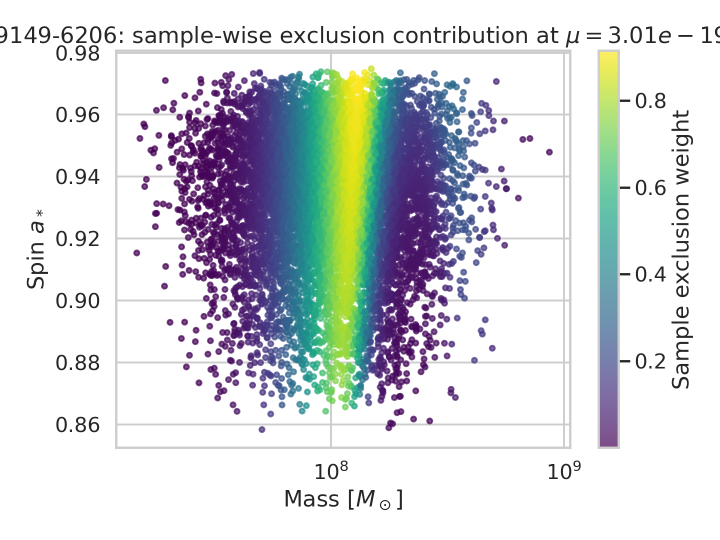
#> input picture data/runs/Astronomy_000_20260414_113238/workspace/report/images/heatmap_iras_09149_6206.png, 1440 x 1080 px, given in place of equation.png, which was not available (shown at 1/2 size)
$ python analyze_unified_ar_framework.py
#> lines starting #> are read from the running program, lines starting #| are printed output that depends on the picture; after the words box and inside, x2 and y2 are one past the last pixel; in counts of white or black regions, pixels touching at a corner belong together; pictures that were not available may be replaced by others from this repository, and a replacement may not be noted
import json
import math
from pathlib import Path

import cv2
import matplotlib.pyplot as plt
import numpy as np
from PIL import Image


ROOT = Path(__file__).resolve().parents[1]
DATA_DIR = ROOT / "data"
OUTPUT_DIR = ROOT / "outputs"
REPORT_IMG_DIR = ROOT / "report" / "images"


def ensure_dirs():
    OUTPUT_DIR.mkdir(parents=True, exist_ok=True)
    REPORT_IMG_DIR.mkdir(parents=True, exist_ok=True)


def load_image(path: Path):
    rgb = np.array(Image.open(path).convert("RGB"))
    gray = cv2.cvtColor(rgb, cv2.COLOR_RGB2GRAY)
    return rgb, gray


def edge_density(gray: np.ndarray) -> float:
    edges = cv2.Canny(gray, 100, 200)
    return float(edges.mean() / 255.0), edges


def grayscale_entropy(gray: np.ndarray) -> float:
    hist = cv2.calcHist([gray], [0], None, [256], [0, 256]).ravel()
    hist = hist / hist.sum()
    hist = hist[hist > 0]
    return float(-(hist * np.log2(hist)).sum())


def connected_components(gray: np.ndarray):
    blur = cv2.GaussianBlur(gray, (5, 5), 0)
    thr = cv2.threshold(
        blur, 0, 255, cv2.THRESH_BINARY_INV + cv2.THRESH_OTSU
    )[1]
    num_labels, labels, stats, _ = cv2.connectedComponentsWithStats(thr, 8)
    areas = stats[1:, cv2.CC_STAT_AREA] if num_labels > 1 else np.array([])
    valid = areas[(areas >= 10) & (areas <= 20000)]
    return thr, int(valid.size), valid.tolist()


def patch_grid_metrics(gray: np.ndarray, grid=(8, 8)):
    h, w = gray.shape
    gh, gw = grid
    patch_h = h // gh
    patch_w = w // gw
    patch_means = []
    patch_stds = []
    for i in range(gh):
        for j in range(gw):
            patch = gray[i * patch_h : (i + 1) * patch_h, j * patch_w : (j + 1) * patch_w]
            patch_means.append(float(patch.mean()))
            patch_stds.append(float(patch.std()))
    return {
        "mean_std": float(np.std(patch_means)),
        "texture_mean": float(np.mean(patch_stds)),
        "texture_std": float(np.std(patch_stds)),
        "patch_means": patch_means,
        "patch_stds": patch_stds,
    }


def colorfulness(rgb: np.ndarray) -> float:
    rg = np.abs(rgb[:, :, 0].astype(np.float32) - rgb[:, :, 1].astype(np.float32))
    yb = np.abs(
        0.5 * (rgb[:, :, 0].astype(np.float32) + rgb[:, :, 1].astype(np.float32))
        - rgb[:, :, 2].astype(np.float32)
    )
    std_rg, std_yb = rg.std(), yb.std()
    mean_rg, mean_yb = rg.mean(), yb.mean()
    return float(math.sqrt(std_rg**2 + std_yb**2) + 0.3 * math.sqrt(mean_rg**2 + mean_yb**2))


def image_metrics(path: Path):
    rgb, gray = load_image(path)
#> in load_image, `gray = cv2.cvtColor(rgb, cv2.COLOR_RGB2GRAY)`:
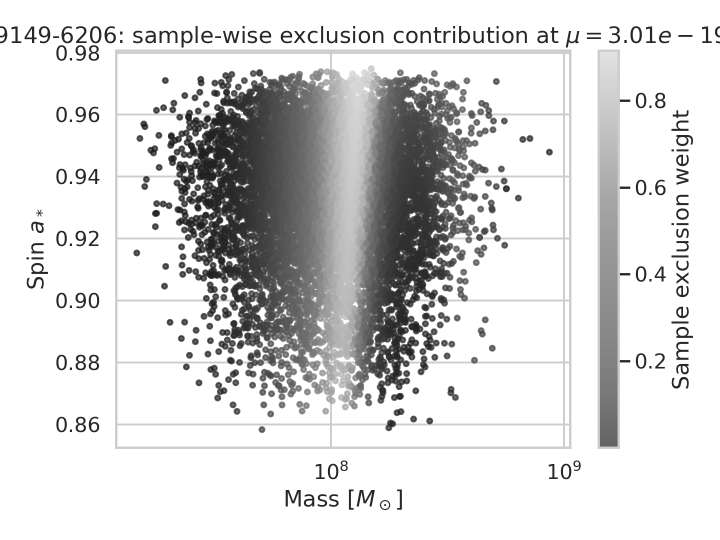
#> gray: shape (1080, 1440) (shown at 1/2 size); min 30, max 255, mean 217.2
    e_density, edges = edge_density(gray)
#> in edge_density, `edges = cv2.Canny(gray, 100, 200)`:
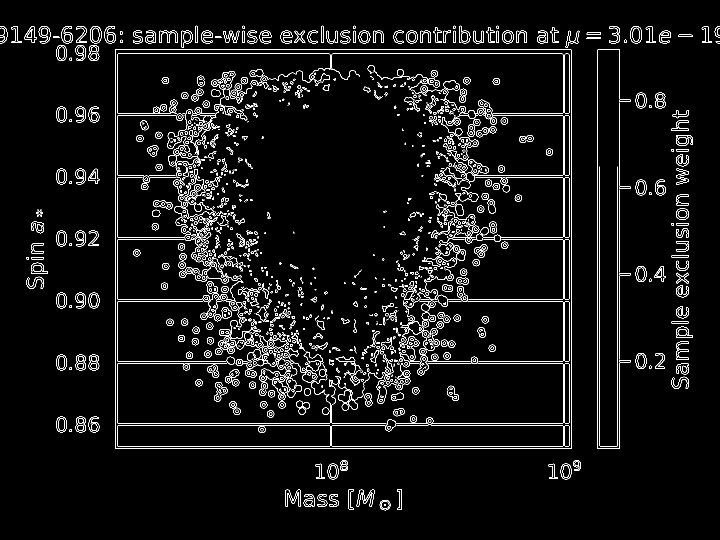
#> edges: shape (1080, 1440) (shown at 1/2 size); 4.7% white in thin lines or dots, all inside (x1, y1, x2, y2) = (0, 51, 1440, 1021)
    thr, cc_count, cc_areas = connected_components(gray)
    patch = patch_grid_metrics(gray)
    metrics = {
        "file": path.name,
        "width": int(rgb.shape[1]),
        "height": int(rgb.shape[0]),
        "aspect_ratio": float(rgb.shape[1] / rgb.shape[0]),
        "mean_intensity": float(gray.mean()),
        "std_intensity": float(gray.std()),
        "entropy": grayscale_entropy(gray),
        "edge_density": e_density,
        "connected_components_est": cc_count,
        "component_area_mean": float(np.mean(cc_areas)) if cc_areas else 0.0,
        "component_area_std": float(np.std(cc_areas)) if cc_areas else 0.0,
        "patch_mean_dispersion": patch["mean_std"],
        "patch_texture_mean": patch["texture_mean"],
        "patch_texture_std": patch["texture_std"],
        "colorfulness": colorfulness(rgb),
    }
    return metrics, rgb, gray, edges, thr, patch


def score_understanding_difficulty(metrics):
    score = (
        0.25 * metrics["edge_density"]
        + 0.20 * (metrics["connected_components_est"] / 120.0)
        + 0.20 * (metrics["patch_texture_mean"] / 80.0)
        + 0.15 * (metrics["entropy"] / 8.0)
        + 0.20 * (metrics["aspect_ratio"] / 3.5)
    )
    return float(min(1.0, max(0.0, score)))


def score_generation_difficulty(metrics):
    score = (
        0.30 * (metrics["colorfulness"] / 180.0)
        + 0.25 * (metrics["patch_texture_mean"] / 80.0)
        + 0.20 * (metrics["patch_mean_dispersion"] / 90.0)
        + 0.10 * metrics["edge_density"]
        + 0.15 * (metrics["entropy"] / 8.0)
    )
    return float(min(1.0, max(0.0, score)))


def save_image_overview(results):
    fig, axes = plt.subplots(len(results), 4, figsize=(16, 8))
    if len(results) == 1:
        axes = np.expand_dims(axes, axis=0)
    for row, result in enumerate(results):
        axes[row, 0].imshow(result["rgb"])
        axes[row, 0].set_title(f'{result["name"]}: RGB')
        axes[row, 1].imshow(result["gray"], cmap="gray")
        axes[row, 1].set_title("Grayscale")
        axes[row, 2].imshow(result["edges"], cmap="magma")
        axes[row, 2].set_title("Canny edges")
        axes[row, 3].imshow(result["threshold"], cmap="gray")
        axes[row, 3].set_title("Binarized structure")
        for col in range(4):
            axes[row, col].axis("off")
    fig.tight_layout()
    fig.savefig(REPORT_IMG_DIR / "data_overview.png", dpi=180)
    plt.close(fig)


def save_difficulty_plot(summary):
    names = [item["file"] for item in summary]
    understand = [item["understanding_difficulty"] for item in summary]
    generate = [item["generation_difficulty"] for item in summary]
    x = np.arange(len(names))
    width = 0.35
    fig, ax = plt.subplots(figsize=(8, 5))
    ax.bar(x - width / 2, understand, width=width, label="Understanding")
    ax.bar(x + width / 2, generate, width=width, label="Generation")
    ax.set_xticks(x)
    ax.set_xticklabels(names)
    ax.set_ylim(0, 1.05)
    ax.set_ylabel("Relative difficulty score")
    ax.set_title("Local task difficulty estimated from image structure")
    ax.legend()
    fig.tight_layout()
    fig.savefig(REPORT_IMG_DIR / "difficulty_comparison.png", dpi=180)
    plt.close(fig)


def save_architecture_tradeoff_plot():
    systems = [
        ("LLaVA-style\nsingle encoder", 0.86, 0.18, 0.30),
        ("Chameleon-style\nearly fusion", 0.74, 0.72, 0.92),
        ("LlamaGen-style\nAR generator", 0.22, 0.94, 0.84),
        ("Proposed DVE-AR", 0.79, 0.83, 0.88),
    ]
    fig, ax = plt.subplots(figsize=(7, 6))
    for name, understand, generate, unify in systems:
        ax.scatter(understand, generate, s=700 * unify, alpha=0.75)
        ax.text(understand + 0.01, generate + 0.01, name, fontsize=9)
    ax.set_xlim(0, 1.0)
    ax.set_ylim(0, 1.0)
    ax.set_xlabel("Understanding suitability")
    ax.set_ylabel("Generation suitability")
    ax.set_title("Literature-grounded trade-off map")
    ax.grid(alpha=0.25)
    fig.tight_layout()
    fig.savefig(REPORT_IMG_DIR / "architecture_tradeoffs.png", dpi=180)
    plt.close(fig)


def save_component_plot():
    components = [
        ("Frozen contrastive vision encoder", 0.80, 0.70),
        ("Discrete image tokenizer", 0.72, 0.85),
        ("Shared AR transformer core", 0.90, 0.88),
        ("Mode router / adapter", 0.68, 0.66),
    ]
    names = [c[0] for c in components]
    benefit = [c[1] for c in components]
    risk = [c[2] for c in components]
    x = np.arange(len(names))
    fig, ax = plt.subplots(figsize=(10, 5))
    ax.plot(x, benefit, marker="o", linewidth=2, label="Expected benefit")
    ax.plot(x, risk, marker="s", linewidth=2, label="Implementation complexity")
    ax.set_xticks(x)
    ax.set_xticklabels(names, rotation=15, ha="right")
    ax.set_ylim(0.5, 1.0)
    ax.set_ylabel("Relative score")
    ax.set_title("Proposed decoupled framework component analysis")
    ax.legend()
    fig.tight_layout()
    fig.savefig(REPORT_IMG_DIR / "component_analysis.png", dpi=180)
    plt.close(fig)


def main():
    ensure_dirs()

    paths = [DATA_DIR / "equation.png", DATA_DIR / "doge.png"]
    summary = []
    rich_results = []

    for path in paths:
        metrics, rgb, gray, edges, thr, patch = image_metrics(path)
#> in image_metrics, `e_density, edges = edge_density(gray)`: e_density = 0.0466
#> in connected_components, `thr = cv2.threshold( blur, 0, 255, cv2.THRESH_BINARY_INV + cv2.THRESH_..`:
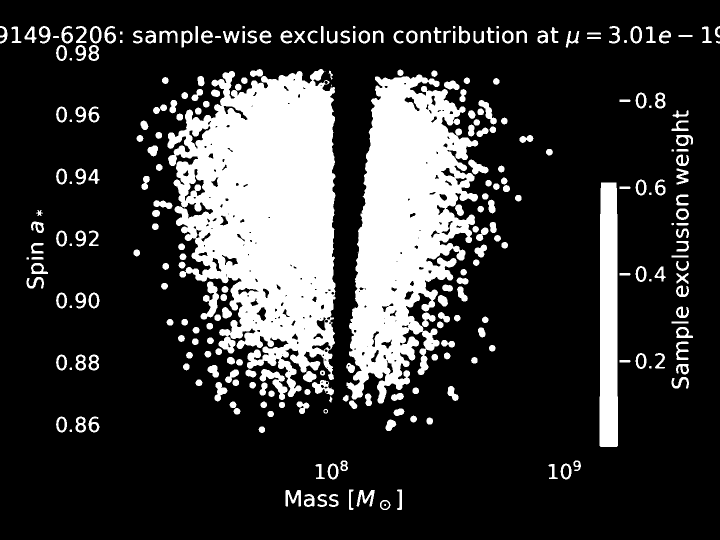
#> thr: shape (1080, 1440) (shown at 1/2 size); 20.8% white; 287 white regions (3 under 20 px), largest, box (x1, y1, x2, y2) and area: (335, 138, 671, 794) 141501, (693, 149, 957, 807) 99023, (1199, 365, 1236, 894) 18563
#> in connected_components, `num_labels, labels, stats, _ = cv2.connectedComponentsWithStats(thr, 8)`:
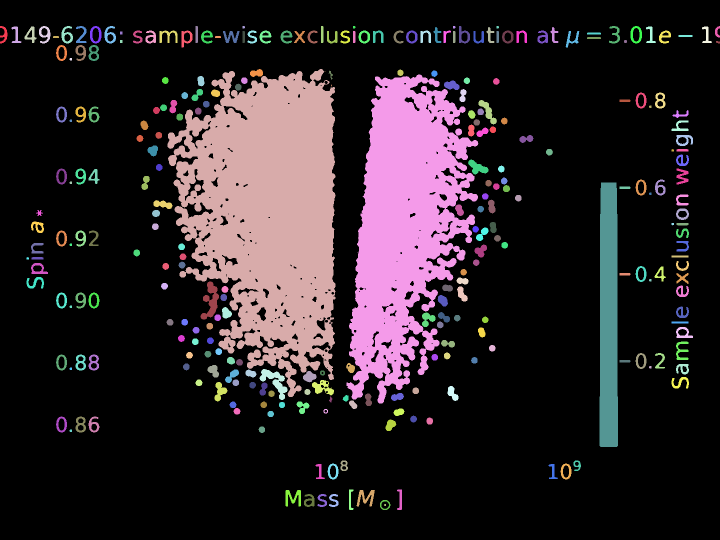
#> labels: shape (1080, 1440) int32 (shown at 1/2 size); 288 distinct labels, from 0 to 287; one colour per label, 0 black
#> in connected_components, `num_labels, labels, stats, _ = cv2.connectedComponentsWithStats(thr, 8)`: num_labels = 288; stats = 288 rows, first 6: [0, 0, 1440, 1080, 1231884], [0, 52, 15, 35, 257], [23, 53, 20, 33, 256], [49, 53, 24, 33, 338], [78, 52, 23, 35, 392], [123, 52, 23, 35, 392]
#> in connected_components, `areas = stats[1:, cv2.CC_STAT_AREA] if num_labels > 1 else np.array([])`: areas = 287 values, max 141501 at index 66, min 1 at index 70, mean 1126.5
#> in connected_components, `valid = areas[(areas >= 10) & (areas <= 20000)]`: valid = 283 values, max 18563 at index 127, min 14 at index 282, mean 292.5
#> in image_metrics, `thr, cc_count, cc_areas = connected_components(gray)`: cc_count = 283; cc_areas has the same summary as valid in connected_components
#> after the loop in patch_grid_metrics, `for i in range(gh):`: patch_means = 64 values, max 255 at index 55, min 73.75 at index 18, mean 217.2; patch_stds = 64 values, max 91.81 at index 10, min 0 at index 55, mean 43.04
#> in image_metrics, `patch = patch_grid_metrics(gray)`: patch = 5 items
#> in grayscale_entropy, `hist = cv2.calcHist([gray], [0], None, [256], [0, 256]).ravel()`: hist = 256 values, max 1121515 at index 255, min 0 at index 0, mean 6075
#> in grayscale_entropy, `hist = hist / hist.sum()`: hist = 256 values, max 0.721 at index 255, min 0 at index 0, mean 0.00391
#> in grayscale_entropy, `hist = hist[hist > 0]`: hist = 226 values, max 0.721 at index 225, min 4.44e-05 at index 0, mean 0.00442
#> in colorfulness, `yb = np.abs( 0.5 * (rgb[:, :, 0].astype(np.float32) + rgb[:, :, 1].ast..`:
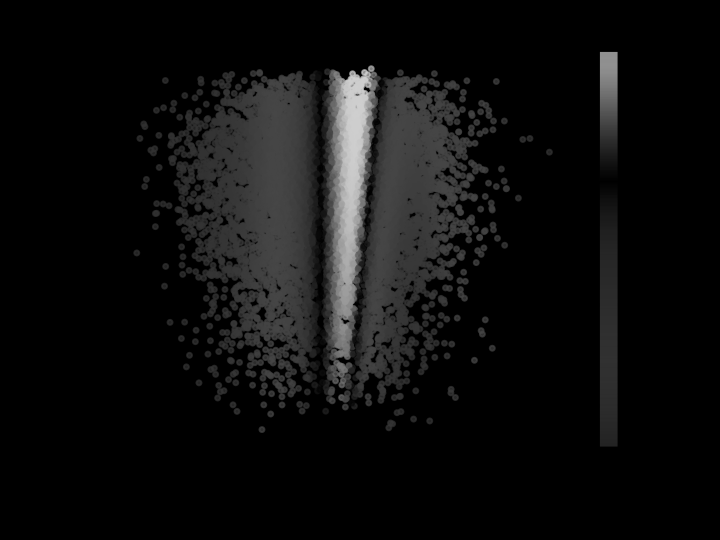
#> yb: shape (1080, 1440) float32 (shown at 1/2 size); min 0, max 208, mean 13.7
#> in colorfulness, `std_rg, std_yb = rg.std(), yb.std()`: std_rg = 26.45; std_yb = 31.19
#> in colorfulness, `mean_rg, mean_yb = rg.mean(), yb.mean()`: mean_rg = 11.13; mean_yb = 13.71
#> metrics = 15 items; patch = 5 items
        metrics["understanding_difficulty"] = score_understanding_difficulty(metrics)
#> in score_understanding_difficulty, `score = ( 0.25 * metrics["edge_density"] + 0.20 * (metrics["connected_..`: score = 0.721
        metrics["generation_difficulty"] = score_generation_difficulty(metrics)
#> in score_generation_difficulty, `score = ( 0.30 * (metrics["colorfulness"] / 180.0) + 0.25 * (metrics["..`: score = 0.379
        summary.append(metrics)
        rich_results.append(
            {
                "name": path.stem,
                "rgb": rgb,
                "gray": gray,
                "edges": edges,
                "threshold": thr,
                "patch": patch,
            }
        )

    architecture_summary = {
        "problem": "Unified autoregressive multimodal model with decoupled visual encoding",
        "design_principles": [
            "Use a frozen or slowly-trainable contrastive visual encoder for understanding tokens.",
            "Use a discrete image tokenizer for generation tokens.",
            "Project both token streams into one autoregressive transformer vocabulary space.",
            "Switch between understanding and generation via task prefixes and mode-specific adapters.",
        ],
        "evidence_links": {
            "Chameleon": "Unified AR mixed-modal transformer is viable but OCR-heavy scenes remain weak.",
            "LLaVA": "Encoder-decoder coupling is strong for understanding but does not directly support generation.",
            "SigLIP": "Pairwise contrastive alignment is efficient and suitable for a decoupled visual encoder.",
            "LlamaGen": "Pure AR image token generation scales well with discrete image tokenizers.",
        },
    }

    with open(OUTPUT_DIR / "image_metrics.json", "w", encoding="utf-8") as f:
        json.dump(summary, f, indent=2)

    with open(OUTPUT_DIR / "architecture_summary.json", "w", encoding="utf-8") as f:
        json.dump(architecture_summary, f, indent=2)

    save_image_overview(rich_results)
#> the loop in save_image_overview, `for row, result in enumerate(results):` made 2 passes
#> row on passes 1 to 2: 0, 1
    save_difficulty_plot(summary)
#> in save_difficulty_plot, `names = [item["file"] for item in summary]`: names = ['equation.png', 'doge.png']
#> in save_difficulty_plot, `understand = [item["understanding_difficulty"] for item in summary]`: understand = [0.721, 0.233]
#> in save_difficulty_plot, `generate = [item["generation_difficulty"] for item in summary]`: generate = [0.379, 0.221]
#> in save_difficulty_plot, `x = np.arange(len(names))`: x = [0, 1]
    save_architecture_tradeoff_plot()
#> in save_architecture_tradeoff_plot, `fig.savefig(REPORT_IMG_DIR / "architecture_tradeoffs.png", dpi=180)`:
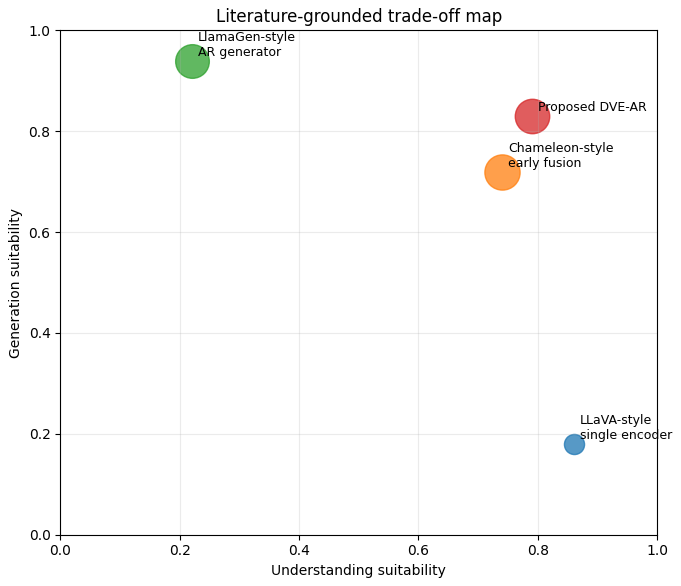
#> figure drawn by matplotlib, 1 panel
    save_component_plot()
#> in save_component_plot, `fig.savefig(REPORT_IMG_DIR / "component_analysis.png", dpi=180)`:
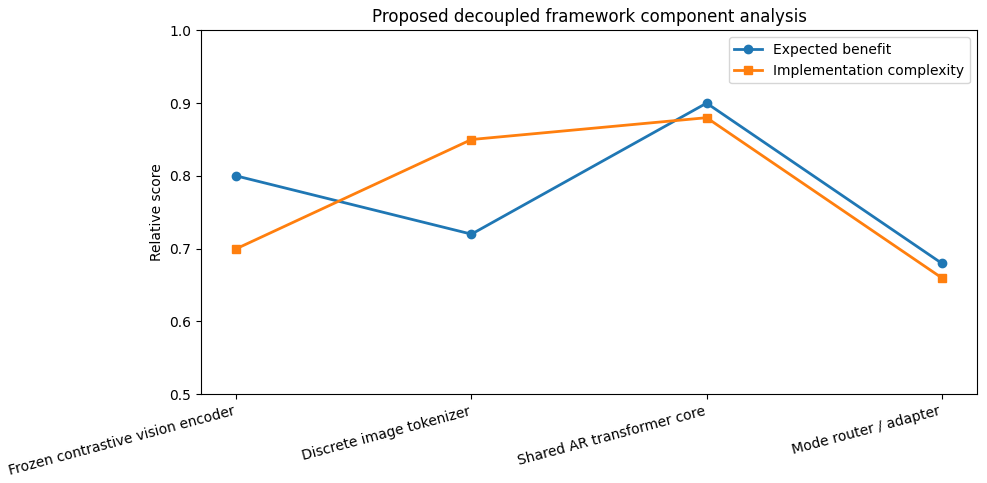
#> figure drawn by matplotlib, 1 panel

    findings = []
    for item in summary:
        findings.append(
            {
                "file": item["file"],
                "understanding_difficulty": round(item["understanding_difficulty"], 3),
                "generation_difficulty": round(item["generation_difficulty"], 3),
                "primary_risk": (
                    "OCR / symbol fidelity"
                    if item["file"] == "equation.png"
                    else "dense semantics and embedded text"
                ),
            }
        )
#> this loop made 2 passes
#> after the loop, findings = 2 items

    with open(OUTPUT_DIR / "findings.json", "w", encoding="utf-8") as f:
        json.dump(findings, f, indent=2)

    print("Wrote outputs and figures:")
    for path in [
        OUTPUT_DIR / "image_metrics.json",
        OUTPUT_DIR / "architecture_summary.json",
        OUTPUT_DIR / "findings.json",
        REPORT_IMG_DIR / "data_overview.png",
        REPORT_IMG_DIR / "difficulty_comparison.png",
        REPORT_IMG_DIR / "architecture_tradeoffs.png",
        REPORT_IMG_DIR / "component_analysis.png",
    ]:
        print(path.relative_to(ROOT))


if __name__ == "__main__":
    main()
